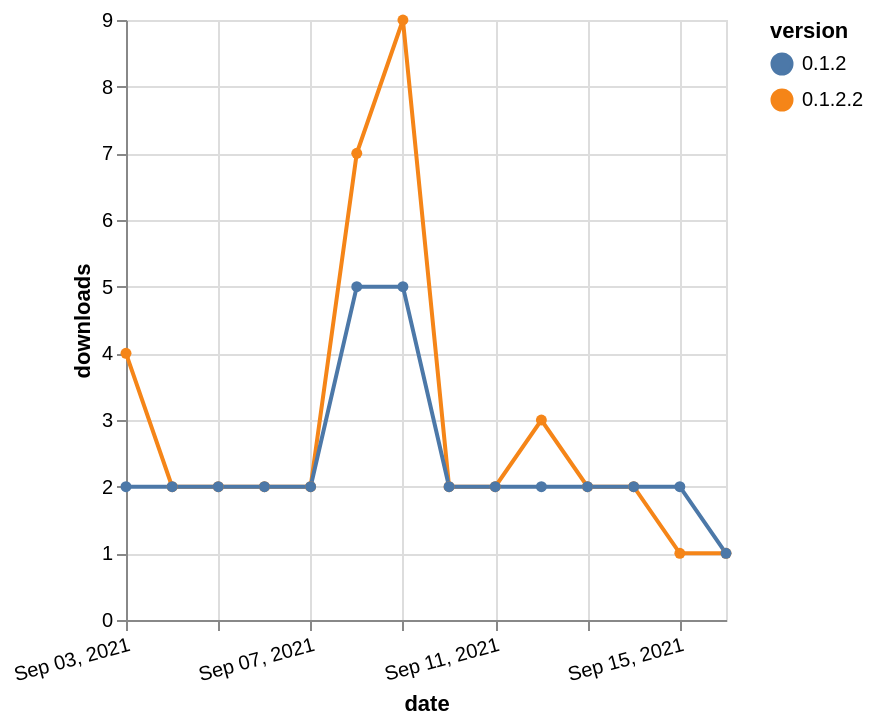

Vega-Lite specification for this chart:
### Vega-Lite specification from a JSON file in a GitHub repository (floating-point values rounded to 4 significant figures)
{"$schema": "https://vega.github.io/schema/vega-lite/v5.json", "description": "A simple bar chart with embedded data.", "data": {"values": [{"date": "2021-09-03", "total": 5749, "delta": 4, "version": "0.1.2.2"}, {"date": "2021-09-04", "total": 5751, "delta": 2, "version": "0.1.2.2"}, {"date": "2021-09-05", "total": 5753, "delta": 2, "version": "0.1.2.2"}, {"date": "2021-09-06", "total": 5755, "delta": 2, "version": "0.1.2.2"}, {"date": "2021-09-07", "total": 5757, "delta": 2, "version": "0.1.2.2"}, {"date": "2021-09-08", "total": 5764, "delta": 7, "version": "0.1.2.2"}, {"date": "2021-09-09", "total": 5773, "delta": 9, "version": "0.1.2.2"}, {"date": "2021-09-10", "total": 5775, "delta": 2, "version": "0.1.2.2"}, {"date": "2021-09-11", "total": 5777, "delta": 2, "version": "0.1.2.2"}, {"date": "2021-09-12", "total": 5780, "delta": 3, "version": "0.1.2.2"}, {"date": "2021-09-13", "total": 5782, "delta": 2, "version": "0.1.2.2"}, {"date": "2021-09-14", "total": 5784, "delta": 2, "version": "0.1.2.2"}, {"date": "2021-09-15", "total": 5785, "delta": 1, "version": "0.1.2.2"}, {"date": "2021-09-16", "total": 5786, "delta": 1, "version": "0.1.2.2"}, {"date": "2021-09-03", "total": 3532, "delta": 2, "version": "0.1.2"}, {"date": "2021-09-04", "total": 3534, "delta": 2, "version": "0.1.2"}, {"date": "2021-09-05", "total": 3536, "delta": 2, "version": "0.1.2"}, {"date": "2021-09-06", "total": 3538, "delta": 2, "version": "0.1.2"}, {"date": "2021-09-07", "total": 3540, "delta": 2, "version": "0.1.2"}, {"date": "2021-09-08", "total": 3545, "delta": 5, "version": "0.1.2"}, {"date": "2021-09-09", "total": 3550, "delta": 5, "version": "0.1.2"}, {"date": "2021-09-10", "total": 3552, "delta": 2, "version": "0.1.2"}, {"date": "2021-09-11", "total": 3554, "delta": 2, "version": "0.1.2"}, {"date": "2021-09-12", "total": 3556, "delta": 2, "version": "0.1.2"}, {"date": "2021-09-13", "total": 3558, "delta": 2, "version": "0.1.2"}, {"date": "2021-09-14", "total": 3560, "delta": 2, "version": "0.1.2"}, {"date": "2021-09-15", "total": 3562, "delta": 2, "version": "0.1.2"}, {"date": "2021-09-16", "total": 3563, "delta": 1, "version": "0.1.2"}]}, "width": "container", "mark": {"type": "line", "point": {"filled": true}}, "encoding": {"x": {"field": "date", "type": "temporal", "timeUnit": "yearmonthdate", "title": "date", "axis": {"labelAngle": -15}}, "y": {"field": "delta", "type": "quantitative", "title": "downloads"}, "color": {"field": "version", "type": "nominal"}, "tooltip": {"field": "delta"}}}
